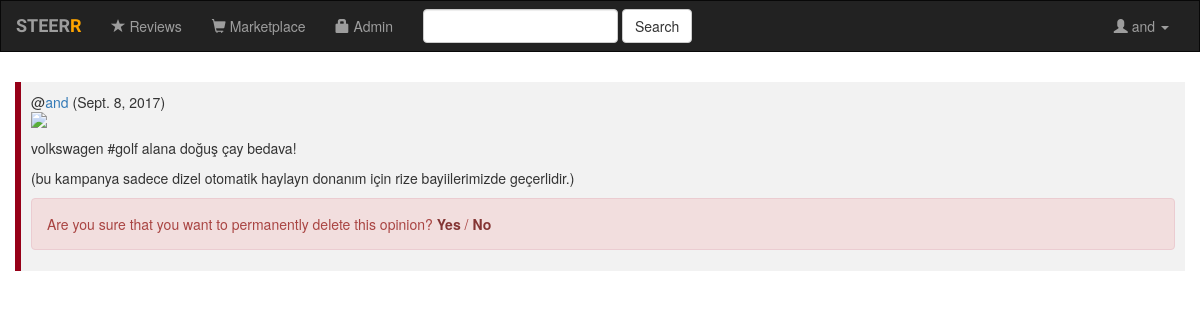
The page /members/and/opinions/11/confirm/ (signed in) on the database its author committed.
### home/models.py (models this page shows, shortened)
class Opinion(VoteModel, models.Model):
	user = models.ForeignKey(User, on_delete=models.CASCADE)
	text = models.TextField()
	photo = models.ImageField(upload_to="static/home/images/", null=True, blank=True, validators=[file_size])
	created = models.DateTimeField()
	modified = models.DateTimeField()
	class Meta:
		ordering = ['created']

### home/views.py (the view)
# urls.py: url(r'^members/(?P<username>[-\w\d.]+)/opinions/(?P<opinion_id>\d+)/confirm/$', views.opinion_confirm, name="opinion-confirm"),
def opinion_confirm(request, username, opinion_id):
	member = User.objects.get(username=username)
	opinion = Opinion.objects.get(id=opinion_id)
	context = {
	"member": member,
	"opinion": opinion
	}
	return render(request, "home/confirmation.html", context)

### templates/home/confirmation.html (shortened to what this page needs)
{% extends "base.html" %}
{% load static %}
{% load humanize %}
{% block body %}
<div class="container-fluid">
	{% if user == member or user.is_superuser %}
		<div class="opinion">
			@<a href="{% url 'home:member' member %}">{{ opinion.user }}</a> ({{ opinion.created.date }})<br>
			<img src="/{{ content.photo }}" class="img-responsive" style="width: 100%; max-width: 980px;">
			<p>{{ opinion.text|linebreaks }}</p>
			<div class="alert alert-danger">
  				Are you sure that you want to permanently delete this opinion? <a href="{% url 'home:opinion-delete' username=member.username opinion_id=opinion.id %}" class="alert-link">Yes</a> / <a href="{% url 'home:member' member.username %}" class="alert-link">No</a>
			</div>
		</div>
	{% else %}
		<div class="alert alert-danger">
  			You don't have permission to delete this opinion. <a href="{% url 'home:member' member.username %}" class="alert-link">Visit {{ member }}'s profile</a>
		</div>
	{% endif %}
{% endblock %}

### templates/base.html (shortened to what this page needs)
<!DOCTYPE html>
<html lang="en">
{% load static %}
<head>
	<link rel="stylesheet" href="https://maxcdn.bootstrapcdn.com/bootstrap/3.3.7/css/bootstrap.min.css">
	<link rel="stylesheet" type="text/css" href="{% static 'style.css' %}">
</head>
<body>
<nav class="navbar navbar-inverse">
	<div class="container-fluid">
		<div class="navbar-header">
			<a class="navbar-brand" href="{% url 'home:feed' %}">STEER<span style="color:orange;">R</span></a>
		</div>
		<div class="collapse navbar-collapse" id="topNavBar">
			<ul class="nav navbar-nav">
				<li class="{% block reviews_active %}{% endblock %}">
					<a href="{% url 'reviews:make-select' %}">
						<span class="glyphicon glyphicon-star" aria-hidden="true"></span> Reviews
					</a>
				</li>
				<li class="{% block marketplace_active %}{% endblock %}">
					<a href="{% url 'marketplace:make-select' %}">
						<span class="glyphicon glyphicon glyphicon-shopping-cart" aria-hidden="true"></span> Marketplace
					</a>
				</li>
				{% if user.is_superuser %}
				<li class="">
					<a href="http://127.0.0.1:8000/admin/">
						<span class="glyphicon glyphicon-lock" aria-hidden="true"></span> Admin
					</a>
				</li>
				{% endif %}
			</ul>
			<form class="navbar-form navbar-left" role="search" method="get" action="#">
				<div class="form-group">
					<input type="text" class="form-control" name="q" value="">
				</div>
				<button type="submit" class="btn btn-default">Search</button>
			</form>
			<ul class="nav navbar-nav navbar-right">
				<li class="{% block register_active %}{% endblock %}">
					{% if user.is_authenticated %}
					<li class="dropdown">
				        <a class="dropdown-toggle" data-toggle="dropdown" href="#"><span class="glyphicon glyphicon-user" aria-hidden="true"></span> {{ user.username }}
				        <span class="caret"></span></a>
				    </li>
					{% else %}
					<a href="{% url 'home:register' %}">
						<span class="glyphicon glyphicon-edit" aria-hidden="true"></span> Register
					</a>
					{% endif %}
				</li>
			</ul>
		</div>
	</div>
</nav>
{% block body %}
{% endblock %}
</body>
</html>

### static/style.css (style rules this page uses)
.navbar-header { font-family: Syncopate, sans-serif; font-weight: 700; }
.navbar { border-radius: 0; }
.opinion { border-left: 6px solid rgb(150, 0, 24); background-color: rgba(17,17,17,0.05); margin: 10px 0 15px 0; padding: 10px 10px 1px 10px; }

### rows shown on the page
Opinion: user "and", created "Sept. 8, 2017", text "volkswagen #golf alana doğuş çay bedava! (bu kampanya sadece dizel otomatik haylayn donanım için rize bayiilerimizde geçerlidir.)"

### other values the page prints
{{ user.username }} "and"
